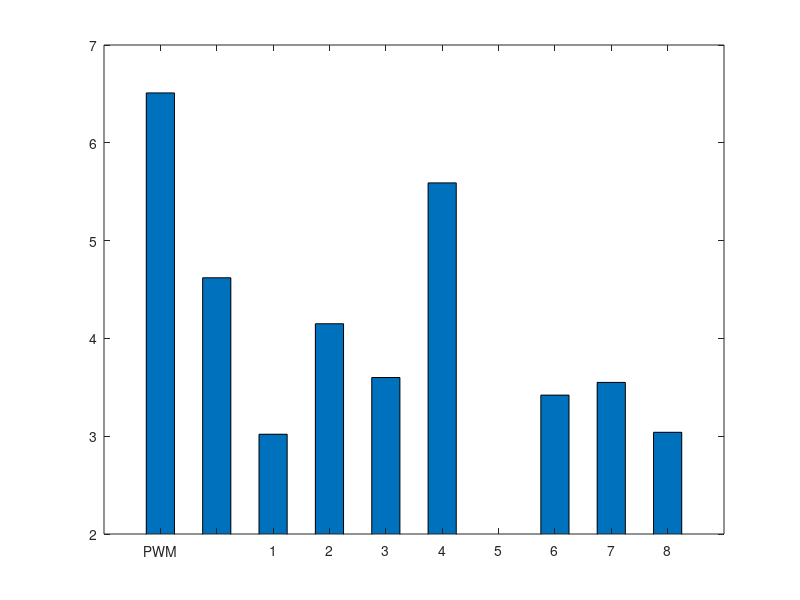

MATLAB code to generate this figure: (Note: this script raises an error after producing the figure.)
function PATSER_02_generate_Runt_sites_variants
%% Description
% generate plots of PATSER scores for a given enhancer for given sets of
% TFs. We will utilize the mapPATSERResults.m script for this.

%% Directories
PWMpath = 'S:\YangJoon\Dropbox\OpposingGradientsFigures\PATSER\pwm_Park&DePace_eLife_2020';
DataPath = 'S:\YangJoon\Dropbox\OpposingGradientsFigures\PATSER';
FigPath = 'S:\YangJoon\Dropbox\OpposingGradientsFigures\PATSER\PATSER_figures';

%% Runt site variants and their PATSER scores
% Refer to the Google Docs on which sequences were run for PATSER, and the
% justifications.

index_Constructs = [1 2 3 4 5 6 7 8 9 10];
name_constructs = {'PWM','','1','2','3','4','5','6','7','8'}
PATSER_scores = [6.51 4.62 3.02 4.15 3.60 5.59 1.39 3.42 3.55 3.04];

bar(index_Constructs, PATSER_scores,0.5)
xticklabels(name_constructs)
xlim([0 11])
ylim([2 7])
yticks([2 3 4 5 6 7])
% PATSER score from the wt hb P2 (which was NOT modulated by Runt protein)
% we choose the higest one as the lower limit for the real Runt binding
% site.
ID_var = 'hbP2_Tao';
PWM_code = 'Lab_repo';
Run_pos = [19 55 67 93 170 177 184 216];
Run_width = 9;
Run_PATSER_score = [3.20 3.38 3.27 3.58 3.88 3.78 3.93 3.22];
Run_PATSER_score_falsepositive = max(Run_PATSER_score);

yline(Run_PATSER_score_falsepositive,'--')

box on
StandardFigure(gcf,gca)

% save the plot
saveas(gcf,[FigPath, filesep, 'PATSER_','Runt_sites_variants_V1','.pdf'])

end